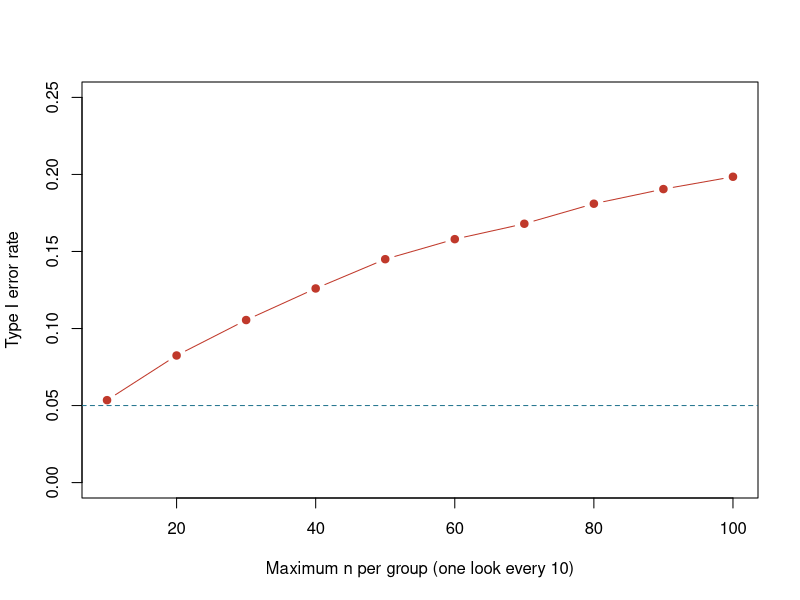

Here is the R script that generated this plot:
## ---- chunk 1
#| fig-height: 3.2
set.seed(12)
looks <- seq(10, 100, by = 10)
nsim  <- 2000

first_sig <- replicate(nsim, {
  a <- rnorm(max(looks)); b <- rnorm(max(looks))       # H0 is true
  p <- sapply(looks, function(n) t.test(a[1:n], b[1:n])$p.value)
  which(p < .05)[1]                                    # first look with p < .05 (NA if none)
})

alpha_by_look <- sapply(seq_along(looks), function(k) mean(!is.na(first_sig) & first_sig <= k))

plot(looks, alpha_by_look, type = "b", pch = 19, col = "#c0392b", ylim = c(0, .25),
     xlab = "Maximum n per group (one look every 10)", ylab = "Type I error rate")
abline(h = .05, lty = 2, col = "#1b6f8a")
